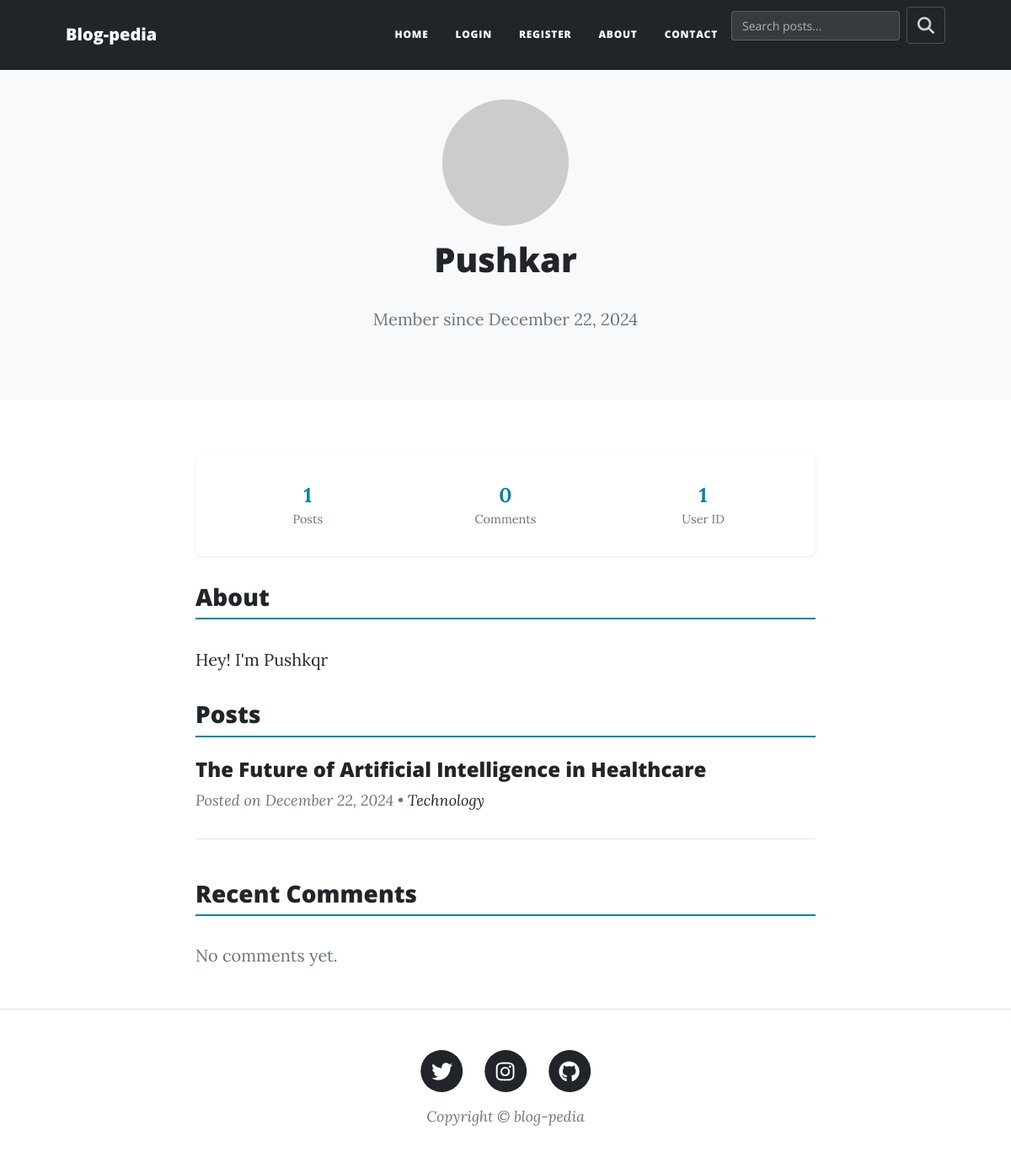
The app's page /profile/1 with its own data.
### models.py (models this page shows)
class User(UserMixin, db.Model):
    __tablename__ = 'users'
    id = Column(Integer, primary_key=True)
    name = Column(String(250), nullable=False)
    email = Column(Text, unique=True)
    password = Column(Text, nullable=False)
    bio = Column(Text)
    join_date = Column(String(250), nullable=False)
    blog_posts = relationship('BlogPost', back_populates='author')
    comments = relationship('Comment', back_populates='author')

class BlogPost(db.Model):
    __tablename__ = "blog_posts"
    id = Column(Integer, primary_key=True)
    title = Column(String(250), unique=True, nullable=False)
    subtitle = Column(String(250), nullable=False)
    date = Column(String(250), nullable=False)
    body = Column(Text, nullable=False)
    img_url = Column(String(250), nullable=False)
    author_id = Column(Integer, ForeignKey("users.id"))
    author = relationship('User', back_populates='blog_posts')
    comments = relationship('Comment', back_populates='blog')
    category_id = db.Column(db.Integer, db.ForeignKey('categories.id'))
    category = db.relationship('Category', back_populates='posts')
    tags = db.relationship('PostTag', back_populates='post')

class Category(db.Model):
    __tablename__ = 'categories'
    id = db.Column(db.Integer, primary_key=True)
    name = db.Column(db.String(100), unique=True, nullable=False)
    posts = db.relationship('BlogPost', back_populates='category')

### main.py (the view)
@app.route('/profile/<int:user_id>')
def user_profile(user_id):
    user = User.query.get_or_404(user_id)
    posts = BlogPost.query.filter_by(author_id=user_id).order_by(BlogPost.date.desc()).all()
    comments = Comment.query.filter_by(author_id=user_id).order_by(Comment.id.desc()).all()
    return render_template('profile.html',
                           user=user,
                           posts=posts,
                           comments=comments)

### main.py (called while the page is built)
@app.context_processor
def inject_auth_status():
    admin = False
    if current_user.is_authenticated:
        admin = int(current_user.get_id()) == 1
    return {'logged_in': current_user.is_authenticated,
            'admin': admin}

### templates/profile.html (shortened to what this page needs)
{% include "header.html" %} {% block content %}
<div class="profile-header">
    <div class="container">
        <div class="row justify-content-center text-center">
            <div class="col-md-8">
                <img src="{{ user.email | gravatar(size=150) }}" alt="Profile Picture" class="profile-img">
                <h1>{{ user.name }}</h1>
                <p class="text-muted">Member since {{ user.join_date }}</p>
            </div>
        </div>
    </div>
</div>
<div class="container">
    <div class="row justify-content-center">
        <div class="col-md-8">
            <div class="profile-stats row">
                <div class="col-4 stats-item">
                    <div class="stats-number">{{ posts|length }}</div>
                    <div class="stats-label">Posts</div>
                </div>
                <div class="col-4 stats-item">
                    <div class="stats-number">{{ comments|length }}</div>
                    <div class="stats-label">Comments</div>
                </div>
                <div class="col-4 stats-item">
                    <div class="stats-number">{{ user.id }}</div>
                    <div class="stats-label">User ID</div>
                </div>
            </div>
            {% if user.bio %}
            <div class="profile-bio">
                <h3 class="section-title">About</h3>
                <p>{{ user.bio }}</p>
            </div>
            {% endif %}
            <div class="profile-section">
                <h3 class="section-title">Posts</h3>
                {% if posts %}
                    {% for post in posts %}
                    <div class="post-preview">
                        <a href="{{ url_for('show_post', post_id=post.id) }}">
                            <h4>{{ post.title }}</h4>
                        </a>
                        <p class="post-meta">
                            Posted on {{ post.date }}
                            {% if post.category %}
                             • <a href="{{ url_for('show_category', category_id=post.category.id) }}">{{ post.category.name }}</a>
                            {% endif %}
                        </p>
                    </div>
                    <hr>
                    {% endfor %}
                {% else %}
                    <p class="text-muted">No posts yet.</p>
                {% endif %}
            </div>
            <div class="profile-section">
                <h3 class="section-title">Recent Comments</h3>
                {% if comments %}
                    {% for comment in comments[:5] %}
                    <div class="comment-preview">
                        <p>{{ comment.text[:100] }}{% if comment.text|length > 100 %}...{% endif %}</p>
                        <p class="post-meta">
                            On <a href="{{ url_for('show_post', post_id=comment.blog_id) }}">{{ comment.blog.title }}</a>
                        </p>
                    </div>
                    <hr>
                    {% endfor %}
                {% else %}
                    <p class="text-muted">No comments yet.</p>
                {% endif %}
            </div>
        </div>
    </div>
</div>
{% include "footer.html" %} {% endblock %}

### templates/profile.html (style rules this page uses)
.profile-header { background-color: #f8f9fa; padding: 3rem 0; margin-bottom: 2rem; margin-top: 70px; }
.profile-img { width: 150px; height: 150px; border-radius: 50%; margin-bottom: 1rem; }
.profile-stats { margin: 2rem 0; padding: 1rem; background-color: white; border-radius: 8px; box-shadow: 0 1px 3px rgba(0,0,0,0.1); }
.stats-item { text-align: center; padding: 1rem; }
.stats-number { font-size: 1.5rem; font-weight: bold; color: #0085A1; }
.stats-label { font-size: 0.9rem; color: #6c757d; }
.profile-bio { margin-bottom: 2rem; line-height: 1.6; }
.profile-section { margin-bottom: 3rem; }
.section-title { margin-bottom: 1.5rem; padding-bottom: 0.5rem; border-bottom: 2px solid #0085A1; }

### records on screen
User: name "Pushkar", join_date "December 22, 2024", id "1", bio "Hey! I'm Pushkqr"
BlogPost: title "The Future of Artificial Intelligence in Healthcare", date "December 22, 2024", category.name "Technology"

### other values on screen
{{ posts|length }} "1"
{{ comments|length }} "0"
